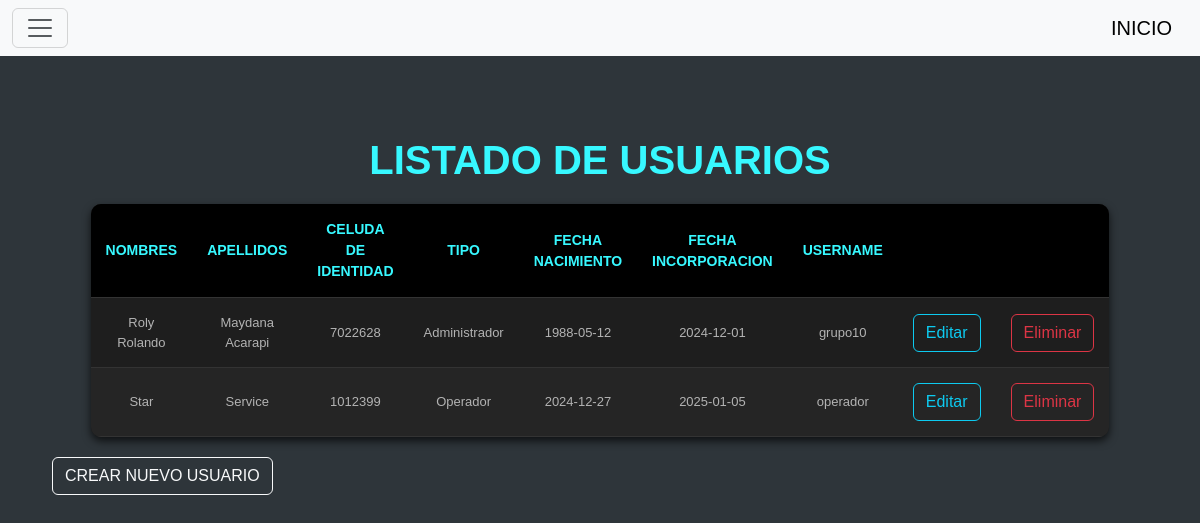
The page /usuarios on the database its author committed.
### tables this page shows
CREATE TABLE usuario(
            id_user INTEGER PRIMARY KEY AUTOINCREMENT,
            nombre TEXT NOT NULL,
            apellido TEXT NOT NULL,
            ci INTEGER NOT NULL,
            tipo TEXT NOT NULL,
            fecha_nan DATE NOT NULL,
            fecha_inc DATE NOT NULL,
            username TEXT NOT NULL,
            password TEXT NOT NULL
        );

### blueprints/usuarios/__init__.py (the view)
@usuarios_bp.route("/usuarios")
def index_user():
    conn = sqlite3.connect("star_service.db")
    conn.row_factory = sqlite3.Row
    cursor = conn.cursor()
    cursor.execute("SELECT * FROM usuario")
    usuarios = cursor.fetchall()
    conn.close()
    return render_template('index_user.html',usuarios=usuarios)

### blueprints/usuarios/templates/index_user.html (shortened to what this page needs)
{% include 'header.html' %}
<div class="container mt-5">
    <h1 class="fw-bold">LISTADO DE USUARIOS</h1>
    <table class="table-gris">
      <thead>
          <tr>
              <th>NOMBRES</th>
              <th>APELLIDOS</th>
              <th>CELUDA DE IDENTIDAD</th>
              <th>TIPO</th>
              <th>FECHA NACIMIENTO</th>
              <th>FECHA INCORPORACION</th>
              <th>USERNAME</th>
              <th></th>
              <th></th>
          </tr>
      </thead>
      <tbody>
          {% for usuarios in usuarios %}
          <tr>
              <td>{{ usuarios['nombre'] }}</td>
              <td>{{ usuarios['apellido'] }}</td>
              <td>{{ usuarios['ci'] }}</td>
              <td>{{ usuarios['tipo'] }}</td>
              <td>{{ usuarios['fecha_nan'] }}</td>
              <td>{{ usuarios['fecha_inc'] }}</td>
              <td>{{ usuarios['username'] }}</td>
              <td>
                  <a href="{{ url_for('usuarios.editar_user', id_user=usuarios['id_user']) }}" class="btn btn-outline-info">Editar</a>
                </td>
                <td>
                  <a href="{{ url_for('usuarios.eliminar_user', id_user=usuarios['id_user']) }}" onclick="return confirm('¿Estás seguro?')" class="btn btn-outline-danger"  >Eliminar</a>
              </td>
          </tr>
          {% endfor %}
      </tbody>
    </table>
    <a href="{{ url_for('usuarios.crear_user') }}" class="btn btn-outline-light">CREAR NUEVO USUARIO</a>
</div>
{% include 'footer.html' %}

### templates/header.html (style rules this page uses)
body { font-family: sans-serif; margin: 40px; background-color: #2e353a; color: #e0e0e0; }
h1 { text-align: center; color: #37f8ff; }
table { width: 80%; margin: 20px auto; border-collapse: collapse; background-color: #1e1e1e; border-radius: 10px; overflow: hidden; box-shadow: 0 4px 8px rgba(0, 0, 0, 0.7); }
th, td { padding: 15px; text-align: center; border-bottom: 1px solid #333; }
th { background-color: #000000; color: #37f8ff; text-transform: uppercase; font-size: 14px; }
tr:nth-child(even) { background-color: #252525; }
tr:nth-child(odd) { background-color: #1e1e1e; }
td { font-size: 13px; color: #b3b3b3; }

### rows shown on the page
usuario: nombre "Roly Rolando", apellido "Maydana Acarapi", ci "7022628", tipo "Administrador", fecha_nan "1988-05-12", fecha_inc "2024-12-01", username "grupo10"
usuario: nombre "Star", apellido "Service", ci "1012399", tipo "Operador", fecha_nan "2024-12-27", fecha_inc "2025-01-05", username "operador"
